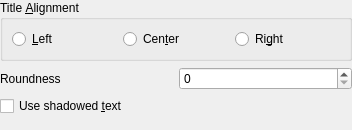
<?xml version="1.0" encoding="UTF-8"?>
<ui version="4.0">
 <class>GalaxyConfigDialog</class>
 <widget class="QWidget" name="GalaxyConfigDialog">
  <property name="geometry">
   <rect>
    <x>0</x>
    <y>0</y>
    <width>352</width>
    <height>130</height>
   </rect>
  </property>
  <property name="windowTitle">
   <string>Config Dialog</string>
  </property>
  <layout class="QVBoxLayout">
   <property name="leftMargin">
    <number>0</number>
   </property>
   <property name="topMargin">
    <number>0</number>
   </property>
   <property name="rightMargin">
    <number>0</number>
   </property>
   <property name="bottomMargin">
    <number>0</number>
   </property>
   <item>
    <widget class="KButtonGroup" name="titleAlign">
     <property name="title">
      <string>Title &amp;Alignment</string>
     </property>
     <layout class="QHBoxLayout" name="horizontalLayout">
      <item>
       <widget class="QRadioButton" name="kcfg_titleAlignLeft">
        <property name="text">
         <string>&amp;Left</string>
        </property>
       </widget>
      </item>
      <item>
       <widget class="QRadioButton" name="kcfg_titleAlignCenter">
        <property name="text">
         <string>Cen&amp;ter</string>
        </property>
       </widget>
      </item>
      <item>
       <widget class="QRadioButton" name="kcfg_titleAlignRight">
        <property name="text">
         <string>Ri&amp;ght</string>
        </property>
       </widget>
      </item>
     </layout>
    </widget>
   </item>
   <item>
    <layout class="QHBoxLayout" name="horizontalLayout_2">
     <item>
      <widget class="QLabel" name="label">
       <property name="text">
        <string>Roundness</string>
       </property>
      </widget>
     </item>
     <item>
      <widget class="QSpinBox" name="kcfg_roundness">
       <property name="maximum">
        <number>5</number>
       </property>
      </widget>
     </item>
    </layout>
   </item>
   <item>
    <widget class="QCheckBox" name="kcfg_titleShadow">
     <property name="whatsThis">
      <string>Check this option if you want the titlebar text to have a 3D look with a shadow behind it.</string>
     </property>
     <property name="text">
      <string>Use shadowed &amp;text</string>
     </property>
    </widget>
   </item>
   <item>
    <spacer name="verticalSpacer">
     <property name="orientation">
      <enum>Qt::Vertical</enum>
     </property>
     <property name="sizeHint" stdset="0">
      <size>
       <width>20</width>
       <height>40</height>
      </size>
     </property>
    </spacer>
   </item>
  </layout>
 </widget>
 <customwidgets>
  <customwidget>
   <class>KButtonGroup</class>
   <extends>QGroupBox</extends>
   <header>kbuttongroup.h</header>
   <container>1</container>
  </customwidget>
 </customwidgets>
 <tabstops>
  <tabstop>kcfg_titleShadow</tabstop>
 </tabstops>
 <resources/>
 <connections/>
</ui>
